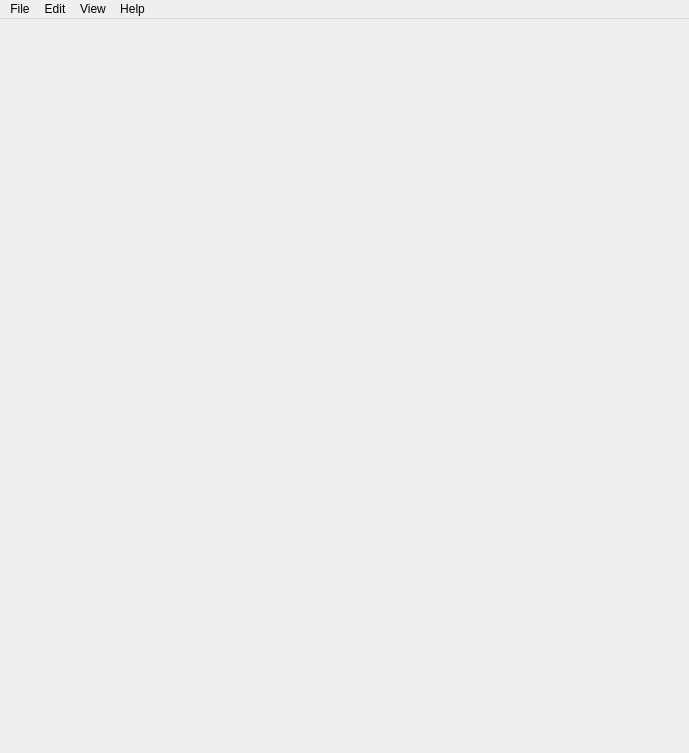
<?xml version="1.0" encoding="UTF-8"?>
<ui version="4.0">
 <class>GenComp::MainWindow</class>
 <widget class="QMainWindow" name="GenComp::MainWindow">
  <property name="enabled">
   <bool>true</bool>
  </property>
  <property name="geometry">
   <rect>
    <x>0</x>
    <y>0</y>
    <width>689</width>
    <height>753</height>
   </rect>
  </property>
  <property name="windowTitle">
   <string>MainWindow</string>
  </property>
  <widget class="QWidget" name="centralwidget">
   <property name="enabled">
    <bool>true</bool>
   </property>
   <layout class="QGridLayout" name="gridLayout">
    <property name="leftMargin">
     <number>0</number>
    </property>
    <property name="topMargin">
     <number>0</number>
    </property>
    <property name="rightMargin">
     <number>0</number>
    </property>
    <property name="bottomMargin">
     <number>0</number>
    </property>
    <item row="0" column="0">
     <layout class="QHBoxLayout" name="centrallayout">
      <item>
       <widget class="FancyTabBar" name="tabbar" native="true"/>
      </item>
     </layout>
    </item>
   </layout>
  </widget>
  <widget class="QMenuBar" name="menubar">
   <property name="geometry">
    <rect>
     <x>0</x>
     <y>0</y>
     <width>689</width>
     <height>22</height>
    </rect>
   </property>
   <widget class="QMenu" name="menuFile">
    <property name="title">
     <string>File</string>
    </property>
   </widget>
   <widget class="QMenu" name="menuHelp">
    <property name="title">
     <string>Help</string>
    </property>
    <addaction name="actionOpen_wiki"/>
    <addaction name="actionSystem_calls"/>
    <addaction name="actionVersion"/>
   </widget>
   <widget class="QMenu" name="menuEdit">
    <property name="title">
     <string>Edit</string>
    </property>
    <addaction name="actionSettings"/>
   </widget>
   <widget class="QMenu" name="menuView">
    <property name="title">
     <string>View</string>
    </property>
   </widget>
   <addaction name="menuFile"/>
   <addaction name="menuEdit"/>
   <addaction name="menuView"/>
   <addaction name="menuHelp"/>
  </widget>
  <action name="actionOpen_wiki">
   <property name="text">
    <string>Wiki</string>
   </property>
  </action>
  <action name="actionVersion">
   <property name="text">
    <string>Version</string>
   </property>
  </action>
  <action name="actionSettings">
   <property name="text">
    <string>Settings</string>
   </property>
  </action>
  <action name="actionSystem_calls">
   <property name="text">
    <string>System calls</string>
   </property>
  </action>
  <action name="actionView">
   <property name="text">
    <string>View</string>
   </property>
  </action>
 </widget>
 <customwidgets>
  <customwidget>
   <class>FancyTabBar</class>
   <extends>QWidget</extends>
   <header>fancytabbar/fancytabbar.h</header>
   <container>1</container>
  </customwidget>
 </customwidgets>
 <resources/>
 <connections/>
</ui>
